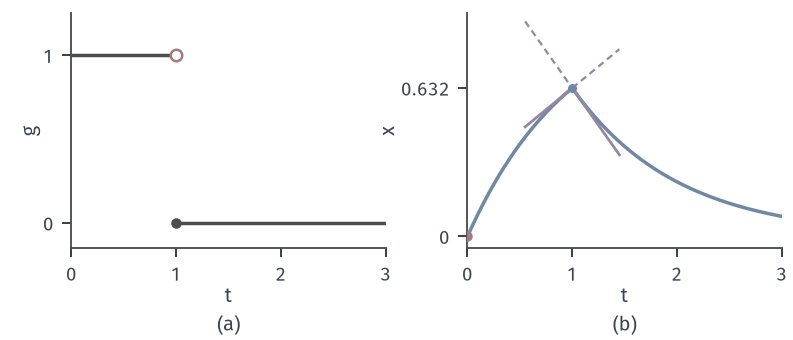

Python code for this plot:
from pathlib import Path
import sys
sys.path.insert(0, str(Path(__file__).resolve().parents[1]/"ivp-common"))
from ivp_common import *
HERE = Path(__file__).resolve().parent

# 目标：分段常值输入下的解在切换点有折角；左右导数不同。
fig, axes = figure(width_mm=112, height_mm=48, ncols=2)
panel(fig, .09, .985, .96, .27, .26)
a, b = axes
a.plot([0, 1], [1, 1], color=STROKE, lw=1.4); a.plot([1, 3], [0, 0], color=STROKE, lw=1.4)
hollow(a, 1, 1); a.plot([1], [0], 'o', ms=4.2, color=STROKE, mew=0, zorder=6)
a.set_xlim(0, 3); a.set_ylim(-.15, 1.25); a.set_xticks([0, 1, 2, 3]); a.set_yticks([0, 1]); a.set_xlabel('$t$', labelpad=1); a.set_ylabel('$g$', labelpad=1)
t1 = np.linspace(0, 1, 200); t2 = np.linspace(1, 3, 300); x1 = 1 - np.exp(-1)
b.plot(t1, 1 - np.exp(-t1), color=BLUE, lw=1.4, zorder=3); b.plot(t2, x1*np.exp(-(t2 - 1)), color=BLUE, lw=1.4, zorder=3)
dot(b, 0, 0); b.plot([1], [x1], 'o', ms=3.6, color=BLUE, mew=0, zorder=6)
d = .45
b.plot([1 - d, 1], [x1 - d*np.exp(-1), x1], color=PURPLE, lw=1.1, zorder=4)
b.plot([1, 1 + d], [x1, x1 - d*x1], color=PURPLE, lw=1.1, zorder=4)
b.plot([1, 1 + d], [x1, x1 + d*np.exp(-1)], color=PURPLE, lw=.9, ls=(0, (3, 2)), zorder=4)
b.plot([1 - d, 1], [x1 + d*x1, x1], color=PURPLE, lw=.9, ls=(0, (3, 2)), zorder=4)
b.set_xlim(0, 3); b.set_ylim(-.05, .95); b.set_xticks([0, 1, 2, 3]); b.set_yticks([0, x1]); b.set_yticklabels(['0', '0.632']); b.set_xlabel('$t$', labelpad=1); b.set_ylabel('$x$', labelpad=1)
tags(fig, axes)
save(fig, HERE, 'figure', {'formula': "x'=-x+g, g=1 on [0,1), 0 after", 'left_right_slopes': [float(np.exp(-1)), float(-x1)]})
